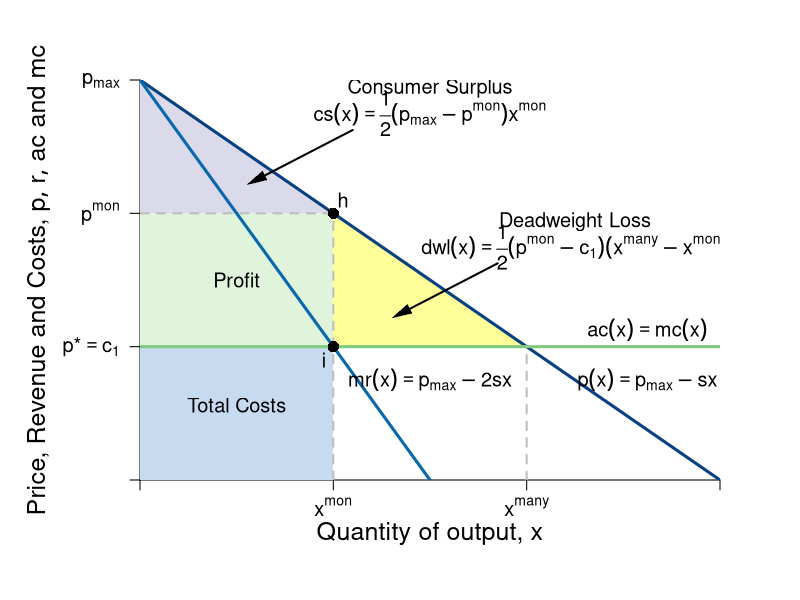

Source code (R):
#Graph Designer: Simon Halliday
#Authors: Bowles, Foley and Halliday
#Title: Coordination, Conflict and Competition: A Text in Microeconomics

require(shape)
pdf(file = "competitionmarkets/monopolist_deadweightloss.pdf", width = 9, height = 7)

#Set parameters for graphics
axislabelsize <- 1.5
labelsize <- 1.2
graphlinewidth <- 3
segmentlinewidth <- 2

COL <- c("#7fc97f", "#beaed4", "#fdc086", "#ffff99", "#386cb0", "#f0027f", "#bf5b17", "#666666")
COLA <- c("#e0f3db", "#99d8c9","#66c2a4","#41ae76", "#238b45", "#005824")
COLB <- c("#c6dbef", "#4eb3d3", "#2b8cbe", "#0868ac","#084081")
COLC <- c("#fcfbfd", "#efedf5", "#dadaeb", "#bcbddc", "#9e9ac8", "#807dba", "#6a51a3", "#54278f", "#3f007d")

#Edited the margins to cater for the larger LHS labels
par(mar =  c(6, 7, 4, 4))

AvgRevenue <- function(x, rmax = 12, xmax = 12){
  rmax - (rmax/xmax)*x
}

MRevenue <- function(x, rmax = 12, xmax = 12){
  rmax - 2*(rmax/xmax)*x
}

AvgCost <- function(x, c0 = 2, c1 = 4){
  c0/x + c1
}

xlims <- c(0, 12)
ylims <- c(0, 12)

npts <- 501 
x <- seq(xlims[1], xlims[2], length.out = npts)
y <- seq(ylims[1], ylims[2], length.out = npts) 
a <- c(13, 16.75, 19.25)

plot(0, 0, xlim = xlims, ylim = ylims, type = "n",
     xlab = expression(paste("")),
     ylab = expression(paste("")), 
     xaxt = "n", 
     yaxt = "n", 
     cex.lab = axislabelsize, 
     bty = "n",
     xaxs="i", 
     yaxs="i")

# ticksy <- seq(from = ylims[1], to = ylims[2], by = 1)
# ylabels <- seq(from = ylims[1], to = ylims[2], by = 1)
# ticksx <- seq(from = xlims[1], to = xlims[2], by = 1)
# xlabels <- seq(from = xlims[1], to = xlims[2], by = 1)
ticksy <- c(0, 4, AvgRevenue(x = 4), ylims[2])
ylabels <- c(NA, expression(paste(p,"*", phantom()== c[1])), expression(paste(p^{mon})), expression(paste(p[max])))
ticksx <- c(0, 4, 8, xlims[2])
xlabels <- c(NA, expression(paste(x^{mon})), expression(paste(x^{many})), NA)

axis(1, at = ticksx, pos = 0, labels = xlabels, cex.axis = labelsize)
axis(2, at = ticksy, pos = 0, labels = ylabels, las = 1, cex.axis = labelsize)

npts <- 500 
xx1 <- seq(xlims[1], xlims[2], length.out = npts)
xx3 <- seq(2, 6, length.out = npts)

#Draw the polygon for profit
xpoly1 <- c(0, 4, 4, 0, 0)
ypoly1 <- c(4, 4, AvgRevenue(x = 4), AvgRevenue(x = 4), 4)
polygon(x = xpoly1, y = ypoly1, col=COLA[1], density=NULL, border = NA)

#Draw the polygon for costs
xpoly2 <- c(0, 4, 4, 0, 0)
ypoly2 <- c(0, 0, 4, 4, 4)
polygon(x = xpoly2, y = ypoly2, col=COLB[1], density=NULL, border = NA)

#Draw the polygon for deadweight loss
xpoly3 <- c(4, 4, 8, 4)
ypoly3 <- c(4, AvgRevenue(x = 4), 4, 4)
polygon(x = xpoly3, y = ypoly3, col=COL[4], density=NULL, border = NA)

#Draw the polygon for consumer surplus
xpoly4 <- c(0, 4, 0, 0)
ypoly4 <- c(8, 8, 12, 8)
polygon(x = xpoly4, y = ypoly4, col=COLC[3], density=NULL, border = NA)


#lines(xx1, bcA(xx1, w = 10, p = 1.5), col = COLB[3], lwd = graphlinewidth)
lines(xx1, AvgRevenue(xx1, rmax = 12, xmax = 12), col = COLB[5], lwd = graphlinewidth)
lines(xx1, MRevenue(xx1, rmax = 12, xmax = 12), col = COLB[4], lwd = graphlinewidth)
#lines(xx1, AvgCost(xx1, c0 = 2, c1 = 4), col = COLA[5], lwd = graphlinewidth)

#Label the axes
mtext(expression(paste("Quantity of output, ", x)), side=1, line = 2.5, cex = axislabelsize)
text(-2.1, 0.5*ylims[2], expression(paste("Price, Revenue and Costs, ", list(p, r, ac), " and ", mc)), xpd = TRUE, cex = axislabelsize, srt = 90) 

#Label curves
text(10.5, 4.5, expression(paste(ac(x) == mc(x))), cex = labelsize)
text(10.5, 3, expression(paste(p(x) == p[max] - s*x)), cex = labelsize)
text(6, 3, expression(paste(mr(x) == p[max] - 2*s*x)), cex = labelsize)

#Labels cost and profit areas
text(2, 0.5*AvgCost(x = 4), expression("Total Costs"), cex = labelsize)
text(2, 6, expression("Profit"), cex = labelsize)
# text(5.25, 5.5, expression("Deadweight"), cex = labelsize)
# text(5.25, 5, expression("Loss"), cex = labelsize)

#Draw segments for total costs
segments(0, AvgRevenue(x = 4), 4, AvgRevenue(x = 4), lty = 2, col = "gray" , lwd = segmentlinewidth)
segments(4, 0, 4, AvgRevenue(x = 4), lty = 2, col = "gray" , lwd = segmentlinewidth)
segments(0, 4, xlims[2], 4, lty = 1, col = COL[1] , lwd = graphlinewidth)

#Segment for many firms comparison
segments(8, 0, 8, 4, lty = 2, col = "gray" , lwd = segmentlinewidth)

#Label Points for comparison
points(4, MRevenue(x = 4), pch = 16, col = "black", cex = 1.5)
text(3.8, MRevenue(x = 4) - 0.4, expression(i), cex = labelsize)


points(4, AvgRevenue(x = 4), pch = 16, col = "black", cex = 1.5)
text(4.2, AvgRevenue(x = 4) + 0.4, expression(h), cex = labelsize)


# Arrow to Consumer surplus
text(6, 11.75, expression(paste("Consumer Surplus")), cex = labelsize)
text(6, 11, expression(paste(cs(x) == frac(1,2)*(p[max] - p^{mon})*x^{mon} )), cex = labelsize)
Arrows(4.4, 10.5, 2.4, 9, col = "black", lty = 1, lwd = 2, arr.type = "triangle", arr.lwd = 0.5)

# Arrow to Deadweight loss
text(9, 7.75, expression(paste("Deadweight Loss")), cex = labelsize)
text(9, 7, expression(paste(dwl(x) == frac(1,2)*(p^{mon} - c[1])*(x^{many} - x^{mon}))), cex = labelsize)
Arrows(7.4, 6.5, 5.4, 5, col = "black", lty = 1, lwd = 2, arr.type = "triangle", arr.lwd = 0.5)



dev.off()
